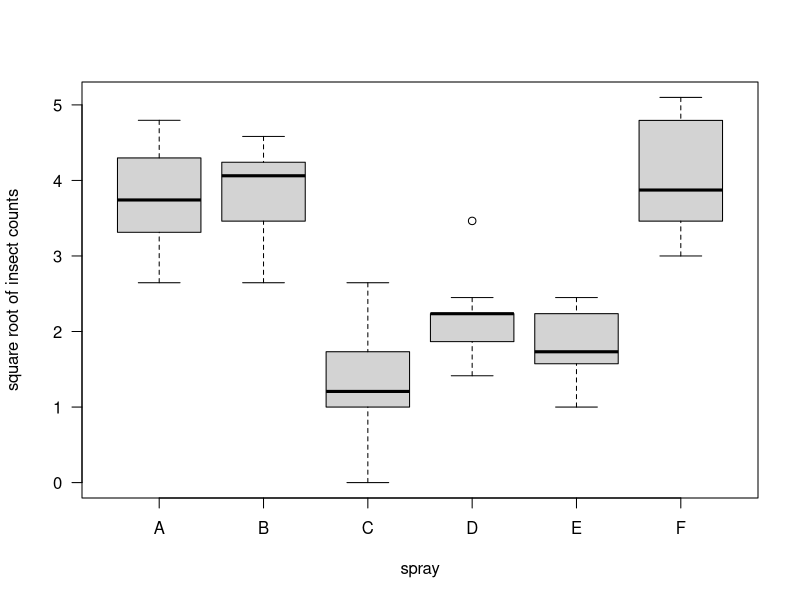
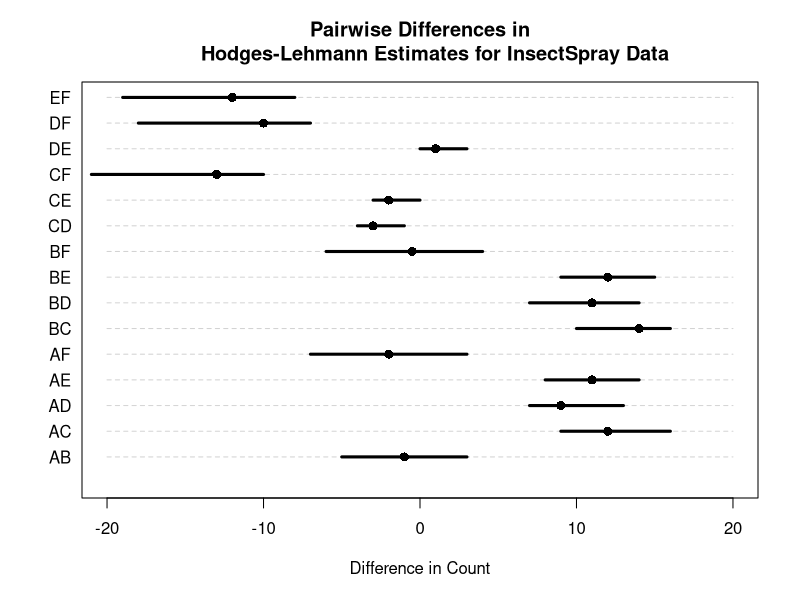
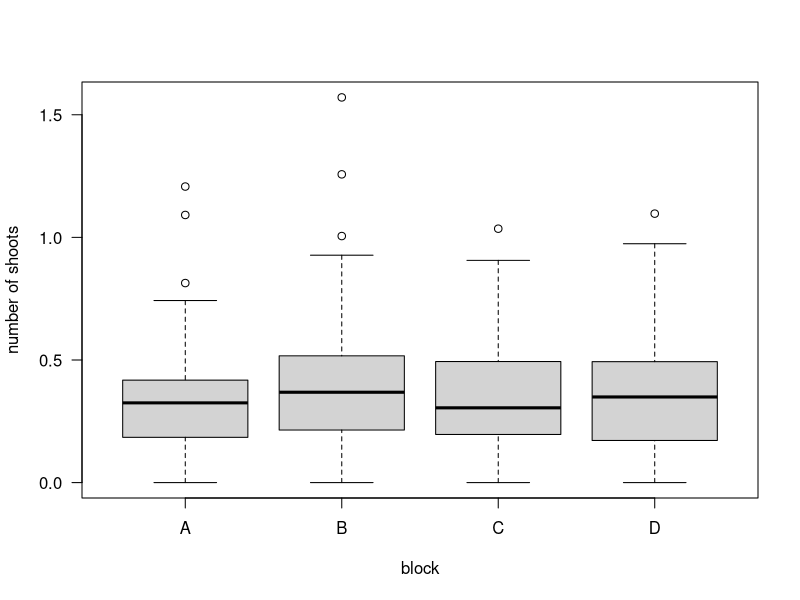

The R source for these figures, in order:
## ---- chunk 1
library(xtable)
yy <- c(1.0, -1.2, -1.5, 0.0, -0.1, 1.1, 0.9, -0.4, 0.6)
rr <- rank(yy)
A <- data.frame(Group=c(rep("Group 1", 3), rep("Group 2", 3), rep("Group 3", 3)),
                Y = yy, Rank=rr)
#rownames(A) <- c(rep("Group 1", 3), rep("Group 2", 3), rep("Group 3", 3))
tab <- xtable(A, digits=c(2, 2, 2, 0), align=rep("c", 4))
print(tab, type="latex", comment=FALSE, include.rownames=FALSE)
## ---- chunk 2
head(InsectSprays)
## ---- chunk 3
boxplot(sqrt(count) ~ spray, data=InsectSprays,las=1, ylab="square root of insect counts")
## ---- chunk 4
anova(lm(sqrt(count) ~ spray, data=InsectSprays))
## ---- chunk 5
a  <- kruskal.test(sqrt(count) ~ spray, data=InsectSprays)
a$p.value
## ---- chunk 6
kruskal.test(count ~ spray, data=InsectSprays)
## ---- chunk 7
anova(lm(count ~ spray, data=InsectSprays))
## ---- chunk 8
A <- matrix(0, nrow=15, ncol=2)
B <- rep(0, 15)
tmp <- wilcox.test(InsectSprays$count[InsectSprays$spray=="A"], InsectSprays$count[InsectSprays$spray=="B"], conf.int=TRUE)
A[1,] <- tmp$conf.int
B[1] <- tmp$estimate
tmp <- wilcox.test(InsectSprays$count[InsectSprays$spray=="A"], InsectSprays$count[InsectSprays$spray=="C"], conf.int=TRUE)
A[2,] <- tmp$conf.int
B[2] <- tmp$estimate
tmp <- wilcox.test(InsectSprays$count[InsectSprays$spray=="A"], InsectSprays$count[InsectSprays$spray=="D"], conf.int=TRUE)
A[3,] <- tmp$conf.int
B[3] <- tmp$estimate
tmp <- wilcox.test(InsectSprays$count[InsectSprays$spray=="A"], InsectSprays$count[InsectSprays$spray=="E"], conf.int=TRUE)
A[4,] <- tmp$conf.int
B[4] <- tmp$estimate
tmp <- wilcox.test(InsectSprays$count[InsectSprays$spray=="A"], InsectSprays$count[InsectSprays$spray=="F"], conf.int=TRUE)
A[5,] <- tmp$conf.int
B[5] <- tmp$estimate
tmp <- wilcox.test(InsectSprays$count[InsectSprays$spray=="B"], InsectSprays$count[InsectSprays$spray=="C"], conf.int=TRUE)
A[6,] <- tmp$conf.int
B[6] <- tmp$estimate
tmp <- wilcox.test(InsectSprays$count[InsectSprays$spray=="B"], InsectSprays$count[InsectSprays$spray=="D"], conf.int=TRUE)
A[7,] <- tmp$conf.int
B[7] <- tmp$estimate
tmp <- wilcox.test(InsectSprays$count[InsectSprays$spray=="B"], InsectSprays$count[InsectSprays$spray=="E"], conf.int=TRUE)
A[8,] <- tmp$conf.int
B[8] <- tmp$estimate
tmp <- wilcox.test(InsectSprays$count[InsectSprays$spray=="B"], InsectSprays$count[InsectSprays$spray=="F"], conf.int=TRUE)
A[9,] <- tmp$conf.int
B[9] <- tmp$estimate
tmp <- wilcox.test(InsectSprays$count[InsectSprays$spray=="C"], InsectSprays$count[InsectSprays$spray=="D"], conf.int=TRUE)
A[10,] <- tmp$conf.int
B[10] <- tmp$estimate
tmp <- wilcox.test(InsectSprays$count[InsectSprays$spray=="C"], InsectSprays$count[InsectSprays$spray=="E"], conf.int=TRUE)
A[11,] <- tmp$conf.int
B[11] <- tmp$estimate
tmp <- wilcox.test(InsectSprays$count[InsectSprays$spray=="C"], InsectSprays$count[InsectSprays$spray=="F"], conf.int=TRUE)
A[12,] <- tmp$conf.int
B[12] <- tmp$estimate
tmp <- wilcox.test(InsectSprays$count[InsectSprays$spray=="D"], InsectSprays$count[InsectSprays$spray=="E"], conf.int=TRUE)
A[13,] <- tmp$conf.int
B[13] <- tmp$estimate
tmp <- wilcox.test(InsectSprays$count[InsectSprays$spray=="D"], InsectSprays$count[InsectSprays$spray=="F"], conf.int=TRUE)
A[14,] <- tmp$conf.int
B[14] <- tmp$estimate
tmp <- wilcox.test(InsectSprays$count[InsectSprays$spray=="E"], InsectSprays$count[InsectSprays$spray=="F"], conf.int=TRUE)
A[15,] <- tmp$conf.int
B[15] <- tmp$estimate                      

par(xpd=NA)
plot(0,0,type="n", ylim=c(0, 15), xlim=c(-20,20), las=1, yaxt='n', ylab="", 
     xlab="Difference in Count", main="Pairwise Differences in
     Hodges-Lehmann Estimates for InsectSpray Data")
nn <- c("AB", "AC","AD","AE","AF","BC","BD","BE","BF","CD","CE","CF","DE","DF","EF")
for(k in 1:15) {
    lines(c(-20,20), c(k,k), lty=2, col="lightgrey")
    lines(A[k,], c(k,k), lwd=3)
    text(-23, k, nn[k])
    points(B[k], k, pch=16, cex=1.2)
}
## ---- chunk 9
library(boot)
data(cane)
head(cane)
## ---- chunk 10
cane$prop <- cane$r/cane$n
## ---- chunk 11
cane$prop.trans <- asin(sqrt(cane$prop))
boxplot(prop.trans ~ block, data=cane, las=1, ylab="number of shoots")
## ---- chunk 12
kruskal.test(prop ~ block, data=cane)
